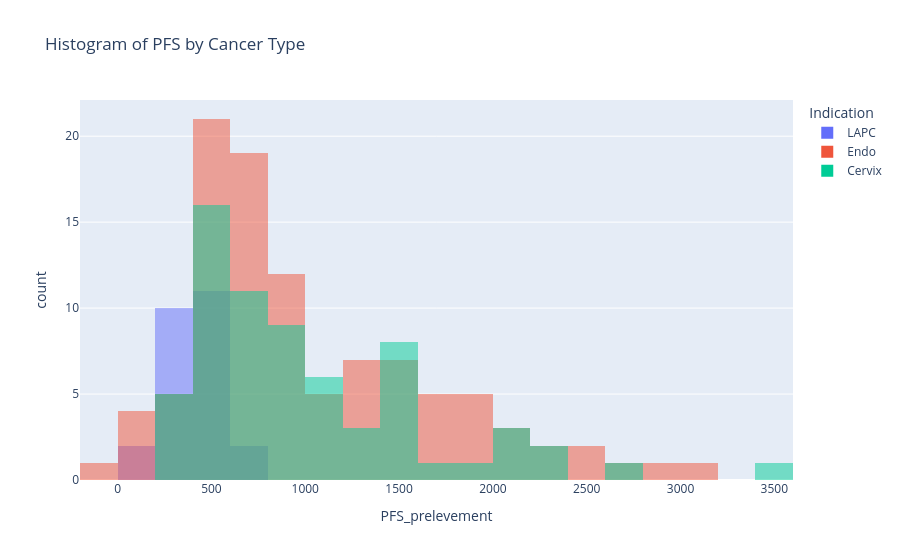

The cell this chart's notebook holds for it:
### Code cell
px.histogram(clinical_data, "PFS_prelevement", color="Indication", barmode="overlay", title="Histogram of PFS by Cancer Type")

### Figure 1 — Plotly figure (JSON) as saved in the notebook; plotly's stock layout.template omitted (floating-point values rounded to 4 significant figures)
{"data": [{"bingroup": "x", "hovertemplate": "Indication=LAPC<br>PFS_prelevement=%{x}<br>count=%{y}<extra></extra>", "legendgroup": "LAPC", "marker": {"color": "#636efa", "opacity": 0.5, "pattern": {"shape": ""}}, "name": "LAPC", "orientation": "v", "showlegend": true, "type": "histogram", "x": [330, 491, 91, 512, 651, 272, 379, 576, 155, 686, 532, 282, 425, 412, 346, 568, 474, 251, 476, 418, 397, 504, 266, 285, 344], "xaxis": "x", "yaxis": "y"}, {"bingroup": "x", "hovertemplate": "Indication=Endo<br>PFS_prelevement=%{x}<br>count=%{y}<extra></extra>", "legendgroup": "Endo", "marker": {"color": "#EF553B", "opacity": 0.5, "pattern": {"shape": ""}}, "name": "Endo", "orientation": "v", "showlegend": true, "type": "histogram", "x": [587, 87, 57, 440, 505, 457, 1905, 1337, 490, 2689, 901, 1213, 682, 910, 259, 504, 562, 590, 1030, 403, 1387, 1748, 1330, 671, 2534, 680, 37, 1080, 2836, 627, 984, 804, 1201, 2083, 1572, 1682, 1870, 565, 1001, 756, 1204, 269, 581, 3137, 2340, 1889, 546, 399, 491, 1597, 528, 695, 509, 670, 813, 699, 502, 877, 1250, 719, 651, 1400, 2422, 738, 654, 207, 1708, 609, 724, 2072, 395, 948, 1517, 1563, 626, 720, 1919, 1525, 1088, 1660, 868, 483, 1170, -163, 703, 822, 980, 520, 45, 596, 1591, 988, 642, 2013, 637, 1669, 2303, 923, 562, 582, 1924], "xaxis": "x", "yaxis": "y"}, {"bingroup": "x", "hovertemplate": "Indication=Cervix<br>PFS_prelevement=%{x}<br>count=%{y}<extra></extra>", "legendgroup": "Cervix", "marker": {"color": "#00cc96", "opacity": 0.5, "pattern": {"shape": ""}}, "name": "Cervix", "orientation": "v", "showlegend": true, "type": "histogram", "x": [2147, 322, 428, 990, 639, 539, 377, 780, 529, 2394, 2100, 924, 2325, 481, 583, 1556, 674, 413, 1180, 1507, 1093, 653, 516, 3479, 1272, 1446, 1589, 2773, 1709, 225, 583, 2137, 621, 321, 865, 684, 867, 1442, 1029, 513, 1406, 631, 884, 542, 1486, 510, 824, 513, 1054, 1482, 826, 1185, 1025, 1300, 712, 511, 703, 570, 274, 870, 438, 1255, 798, 1897, 963, 542, 710], "xaxis": "x", "yaxis": "y"}], "layout": {"barmode": "overlay", "legend": {"title": {"text": "Indication"}, "tracegroupgap": 0}, "title": {"text": "Histogram of PFS by Cancer Type"}, "xaxis": {"anchor": "y", "domain": [0, 1], "title": {"text": "PFS_prelevement"}}, "yaxis": {"anchor": "x", "domain": [0, 1], "title": {"text": "count"}}}}
